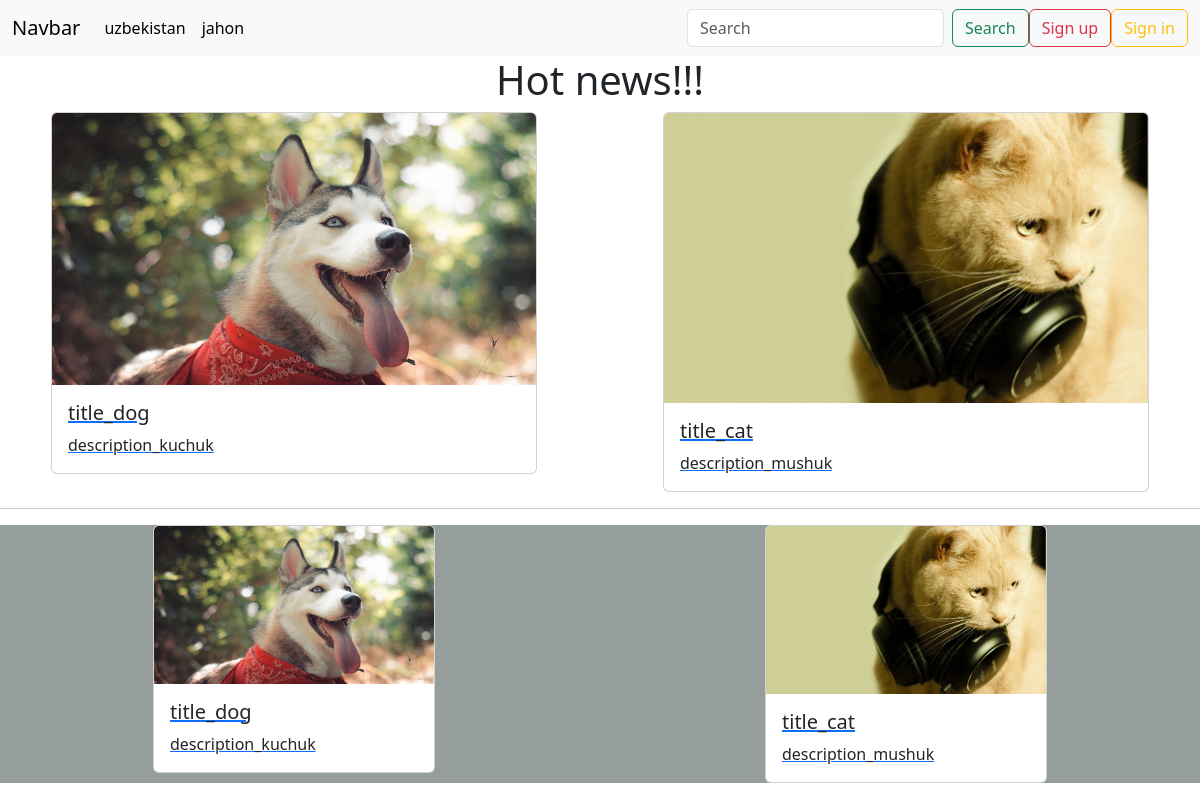
The page / on the database its author committed.
### newsapp/models.py (models this page shows, shortened)
class Category(models.Model):
    title = models.CharField(max_length=255)
    slug = models.SlugField(unique=True)
    def get_absolute_url(self):
        return reverse('category_detail_url',kwargs={'slug':self.slug})

class Post(models.Model):
    title = models.CharField(max_length=255)
    slug = models.SlugField(unique=True)
    description = models.TextField()
    image = models.ImageField()
    full_info = models.TextField(null=True)
    categories = models.ForeignKey('Category',on_delete=models.CASCADE,null=True,related_name='categories')
    popular = models.IntegerField(default=1,null=True)
    def get_absolute_url(self):
        return reverse('post_detail_url',kwargs={'slug':self.slug})

### newsapp/views.py (the view)
# urls.py: path('',views.index,name='index'),
def index(request):
    post = Post.objects.all()
    category = Category.objects.all()
    popular = Post.objects.filter(popular__gte=10)
    return render(request,'index.html',{'post':post,'category':category,'popular':popular})

### newsapp/templates/index.html (shortened to what this page needs)
{% load static %}
<!DOCTYPE html>
<html lang="en">
<head>
    <link rel="stylesheet" href="{% static 'style.css' %}">
    <link href="https://cdn.jsdelivr.net/npm/bootstrap@5.3.3/dist/css/bootstrap.min.css" rel="stylesheet">
</head>
<body>
    <nav class="navbar navbar-expand-lg bg-body-tertiary">
        <div class="container-fluid">
          <a class="navbar-brand" href="#">Navbar</a>
          <div class="collapse navbar-collapse" id="navbarSupportedContent">
            <ul class="navbar-nav me-auto mb-2 mb-lg-0">
              {% for item in category %}
              <li class="nav-item">
                <a class="nav-link active" aria-current="page" href="{{item.get_absolute_url}}">{{item.title}}</a>
              </li>
              {% endfor %}
            </ul>
            <form class="d-flex" role="search" action="{% url 'search_results' %}">
              <input class="form-control me-2" type="search" placeholder="Search" aria-label="Search" name="search">
              <button class="btn btn-outline-success" type="submit">Search</button>
            </form>
            <a href="{% url 'register' %}"><button class="btn btn-outline-danger" type="submit">Sign up</button></a>
            <a href="{% url 'login' %}"><button class="btn btn-outline-warning" type="submit">Sign in</button></a>
          </div>
        </div>
      </nav>
    {% block content %}
    <h1 class="text-center" >Hot news!!!</h1>
    <div class="row d-flex justify-content-around">
      {% for item in popular %}
      <div class="col-5" >
        <a href="{{item.get_absolute_url}}">
          <div class="card">
          <img src="{{item.image.url}}" class="card-img-top" alt="...">
          <div class="card-body">
            <h5 class="card-title">{{item.title}}</h5>
            <p class="card-text">{{item.description}}</p>
          </div>
        </div>
      </a>
      </div>
      {%endfor%}
    </div>
<hr>
    <div class="row d-flex justify-content-around" style="background-color: rgb(149, 158, 155);">
      {% for item in post %}
      <div class="col-3">
        <a href="{{item.get_absolute_url}}">
          <div class="card">
          <img src="{{item.image.url}}" class="card-img-top" alt="...">
          <div class="card-body">
            <h5 class="card-title">{{item.title}}</h5>
            <p class="card-text">{{item.description}}</p>
          </div>
        </div>
      </a>
      </div>
      {%endfor%}
    </div>
    {% endblock content %}
</body>
</html>

### rows shown on the page
Category: title "uzbekistan"
Category: title "jahon"
Post: image (picture), title "title_dog", description "description_kuchuk"
Post: image (picture), title "title_cat", description "description_mushuk"
